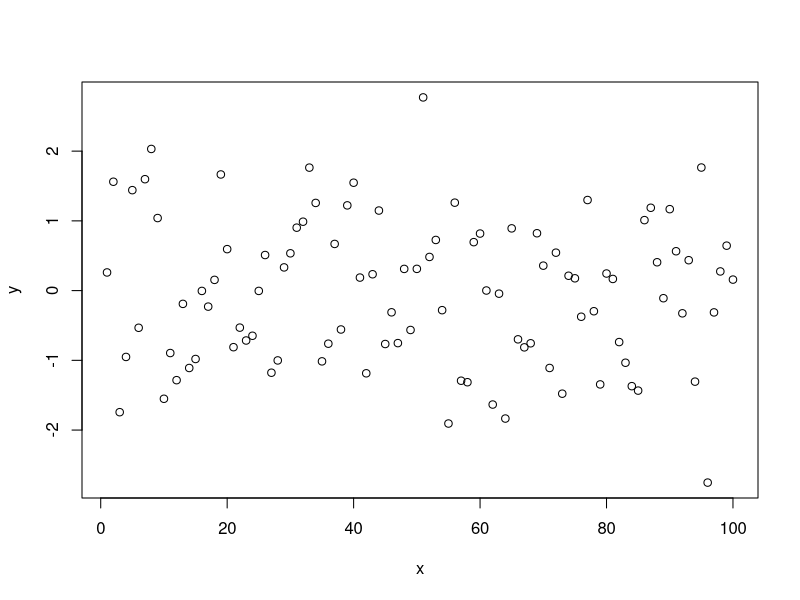

Source code (R):
## ---- chunk 1
knitr::opts_chunk$set(echo = TRUE)
## ---- chunk 2
# eval = FALSE stops the code being run
# echo = FALSE means the code won't be shown in the rendered document
x <- 1:100
y <- rnorm(100)

## ---- chunk 3
plot(y ~ x)
